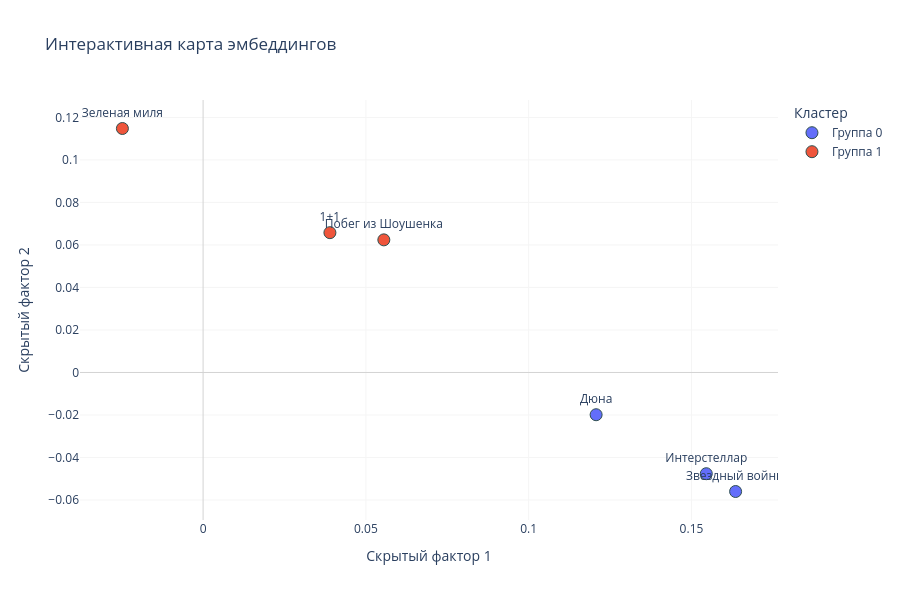

Source (notebook cell):
### Code cell
import pandas as pd
import plotly.express as px
from sklearn.cluster import KMeans

def plot_emb(movie_vectors, df):
    movie_names = df.columns.tolist()  # Наш список фильмов

    # 1. Автоматически делим фильмы на 2 кластера с помощью K-Means
    kmeans = KMeans(n_clusters=2, random_state=42, n_init="auto")
    cluster_labels = kmeans.fit_predict(movie_vectors)

    df_plot = pd.DataFrame(
        {
            "X": movie_vectors[:, 0],
            "Y": movie_vectors[:, 1],
            "Название": movie_names,
            "Кластер": [
                f"Группа {c}" for c in cluster_labels
            ],  # преобразуем в текст для дискретной легенды
        }
    )

    fig = px.scatter(
        df_plot,
        x="X",
        y="Y",
        text="Название",
        color="Кластер",
        hover_name="Название",
        title="Интерактивная карта эмбеддингов",
        labels={"X": "Скрытый фактор 1", "Y": "Скрытый фактор 2"},
    )

    fig.update_traces(
        textposition="top center",
        marker=dict(size=12, line=dict(width=1, color="DarkSlateGrey")),  # Размер точек
    )

    fig.update_layout(
        xaxis=dict(zeroline=True, zerolinewidth=1, zerolinecolor="LightGray"),
        yaxis=dict(zeroline=True, zerolinewidth=1, zerolinecolor="LightGray"),
        plot_bgcolor="white",  # Белый фон
        width=900,
        height=600,
    )
    fig.update_xaxes(showgrid=True, gridwidth=1, gridcolor="WhiteSmoke")
    fig.update_yaxes(showgrid=True, gridwidth=1, gridcolor="WhiteSmoke")
    return fig

plot_emb(model.item_factors, df)

### Figure 1 — Plotly figure (JSON) as saved in the notebook; plotly's stock layout.template omitted (floating-point values rounded to 4 significant figures)
{"data": [{"hovertemplate": "<b>%{hovertext}</b><br><br>Кластер=Группа 0<br>Скрытый фактор 1=%{x}<br>Скрытый фактор 2=%{y}<br>Название=%{text}<extra></extra>", "hovertext": ["Интерстеллар", "Звездный войны", "Дюна"], "legendgroup": "Группа 0", "marker": {"color": "#636efa", "symbol": "circle", "line": {"color": "DarkSlateGrey", "width": 1}, "size": 12}, "mode": "markers+text", "name": "Группа 0", "orientation": "v", "showlegend": true, "text": ["Интерстеллар", "Звездный войны", "Дюна"], "x": [0.1546, 0.1636, 0.1207], "xaxis": "x", "y": [-0.04764, -0.05601, -0.01988], "yaxis": "y", "type": "scatter", "textposition": "top center"}, {"hovertemplate": "<b>%{hovertext}</b><br><br>Кластер=Группа 1<br>Скрытый фактор 1=%{x}<br>Скрытый фактор 2=%{y}<br>Название=%{text}<extra></extra>", "hovertext": ["Побег из Шоушенка", "Зеленая миля", "1+1"], "legendgroup": "Группа 1", "marker": {"color": "#EF553B", "symbol": "circle", "line": {"color": "DarkSlateGrey", "width": 1}, "size": 12}, "mode": "markers+text", "name": "Группа 1", "orientation": "v", "showlegend": true, "text": ["Побег из Шоушенка", "Зеленая миля", "1+1"], "x": [0.05551, -0.02478, 0.03895], "xaxis": "x", "y": [0.0624, 0.1148, 0.06579], "yaxis": "y", "type": "scatter", "textposition": "top center"}], "layout": {"xaxis": {"anchor": "y", "domain": [0, 1], "title": {"text": "Скрытый фактор 1"}, "zeroline": true, "zerolinewidth": 1, "zerolinecolor": "LightGray", "showgrid": true, "gridwidth": 1, "gridcolor": "WhiteSmoke"}, "yaxis": {"anchor": "x", "domain": [0, 1], "title": {"text": "Скрытый фактор 2"}, "zeroline": true, "zerolinewidth": 1, "zerolinecolor": "LightGray", "showgrid": true, "gridwidth": 1, "gridcolor": "WhiteSmoke"}, "legend": {"title": {"text": "Кластер"}, "tracegroupgap": 0}, "title": {"text": "Интерактивная карта эмбеддингов"}, "plot_bgcolor": "white", "width": 900, "height": 600}}
